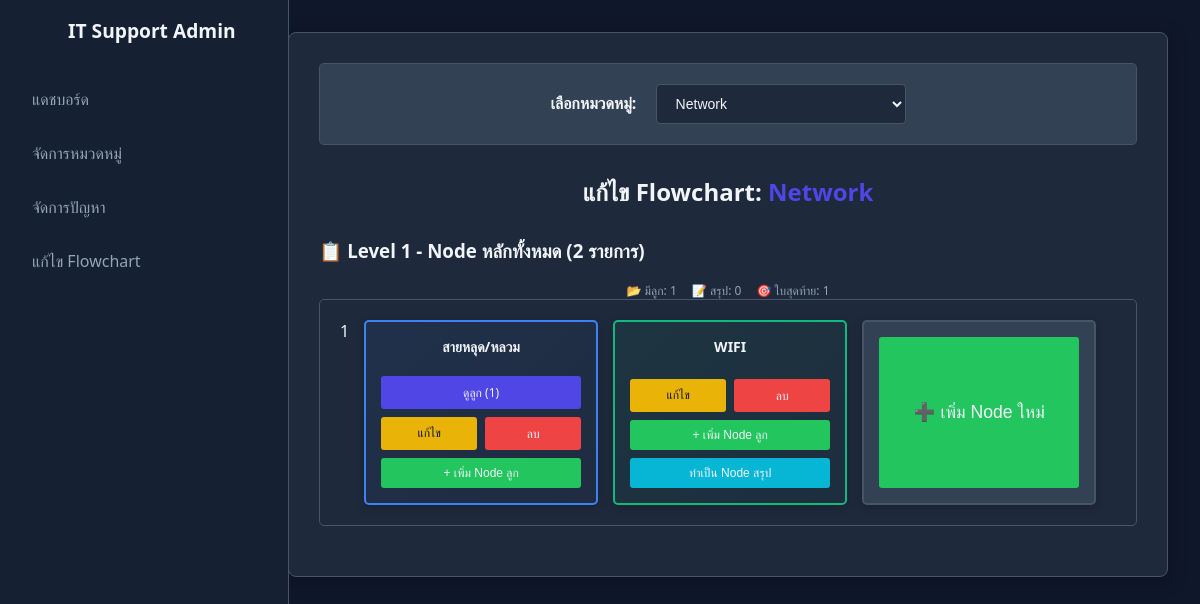
The app's page /admin/editor.php?title_id=1 with its own data.
### tables this page shows
CREATE TABLE `title_it` (
  `id` int(11) NOT NULL,
  `title` varchar(255) NOT NULL,
  `icon` text DEFAULT NULL,
  `color` varchar(32) DEFAULT NULL
);

CREATE TABLE `cause_it` (
  `id` int(11) NOT NULL,
  `title` varchar(255) NOT NULL,
  `text` text DEFAULT NULL,
  `image` text DEFAULT NULL,
  `type` enum('cause','question','solution','contact') NOT NULL,
  `title_id` int(11) NOT NULL,
  `parent_id` int(11) DEFAULT NULL
);

### admin/editor.php (the view, shortened to what this page needs)
<?php
require_once __DIR__ . '/../inc/db.php';
include_once __DIR__ . '/../inc/admin_header.php';
$titles = [];
$res = $db->query("SELECT id, title FROM title_it ORDER BY id ASC");
while ($row = $res->fetch_assoc()) $titles[] = $row;
$title_id = isset($_GET['title_id']) ? intval($_GET['title_id']) : 0;
$nodes = [];
if ($title_id) {
    $res = $db->query("SELECT * FROM cause_it WHERE title_id = $title_id ORDER BY id ASC");
    while ($row = $res->fetch_assoc()) $nodes[] = $row;
}
$conclusions = [];
if ($title_id) {
    $res = $db->query("SELECT c.* FROM conclusion c INNER JOIN cause_it n ON c.cause_id = n.id WHERE n.title_id = $title_id");
    while ($row = $res->fetch_assoc()) $conclusions[] = $row;
}
function get_child_nodes($nodes, $parent_id) {
    $children = [];
    foreach ($nodes as $n) {
        $node_parent_id = ($n['parent_id'] === null) ? 0 : (int)$n['parent_id'];
        if ($node_parent_id === (int)$parent_id) {
            $children[] = $n;
        }
    }
    return $children;
}
function get_conclusion($conclusions, $node_id) {
    return null;
}
?>
<div class="editor-container">
    <div class="editor-select-title">
        <form method="get">
            <label for="title_id" style="font-weight:bold;">เลือกหมวดหมู่:</label>
            <select name="title_id" id="title_id" onchange="this.form.submit()">
                <?php foreach($titles as $t): ?>
                    <option value="<?= $t['id'] ?>" <?= $title_id==$t['id']?'selected':'' ?>>
                        <?= htmlspecialchars($t['title']) ?>
                    </option>
                <?php endforeach; ?>
            </select>
        </form>
    </div>
    <?php if ($title_id): ?>
        <div class="editor-title">
            แก้ไข Flowchart: <span style="color:#4f46e5">
                <?= htmlspecialchars($titles[array_search($title_id, array_column($titles, 'id'))]['title']) ?>
            </span>
        </div>
        <?php
        $parent_colors = [
            '#3b82f6', '#10b981', '#f59e0b', '#ef4444', '#8b5cf6',
            '#06b6d4', '#84cc16', '#f97316', '#ec4899', '#6366f1'
        ];
        $root_nodes = get_child_nodes($nodes, 0);
        $display_levels = [];
        $display_levels[1] = [
            'nodes' => $root_nodes,
            'parent_id' => 0,
            'selected_node_id' => null
        ];
        ?>
        <?php foreach ($display_levels as $level_num => $level_data): ?>
            <?php if (!empty($level_data['nodes']) || $level_num == 1): ?>
                <div class="current-level-header">
                    <h3>
                        📋 Level <?= $level_num ?>
                        <?php if ($level_num == 1): ?>
                            - Node หลักทั้งหมด (<?= count($level_data['nodes']) ?> รายการ)
                        <?php endif; ?>
                    </h3>
                    <?php if (!empty($level_data['nodes'])): ?>
                        <div style="margin-top:8px;font-size:12px;color:#94a3b8;display:flex;justify-content:center;gap:15px;">
                            <?php
                            $has_children_count = 0;
                            $summary_count = 0;
                            foreach ($level_data['nodes'] as $node) {
                                if (!empty(get_child_nodes($nodes, $node['id']))) $has_children_count++;
                            }
                            ?>
                            <span>📂 มีลูก: <?= $has_children_count ?></span>
                            <span>📝 สรุป: <?= $summary_count ?></span>
                            <span>🎯 ใบสุดท้าย: <?= count($level_data['nodes']) - $has_children_count ?></span>
                        </div>
                    <?php endif; ?>
                </div>
                <div class="editor-level <?= $level_num == count($display_levels) ? 'current-display' : '' ?>">
                    <div class="editor-level-number"><?= $level_num ?></div>
                    <?php foreach ($level_data['nodes'] as $index => $node): ?>
                        <?php
                        $is_summary = get_conclusion($conclusions, $node['id']);
                        $node_color = $parent_colors[$index % count($parent_colors)];
                        $has_children = !empty(get_child_nodes($nodes, $node['id']));
                        $is_selected = ($node['id'] == $level_data['selected_node_id']);
                        ?>
                        <div class="editor-node<?= $is_summary !== null ? ' editor-node-summary' : '' ?><?= !$has_children ? ' no-children' : '' ?><?= $is_selected ? ' selected-node' : '' ?>"
                             style="border-color: <?= $node_color ?>; background: linear-gradient(135deg, <?= htmlspecialchars($node_color) ?>15, <?= htmlspecialchars($node_color) ?>08);">
                            <div class="editor-node-title"><?= htmlspecialchars($node['title']) ?></div>
                            <div class="editor-node-actions<?= $is_summary !== null ? ' has-summary' : '' ?>">
                                <?php if ($level_num == 1 && $has_children): ?>
                                    <a href="?title_id=<?= $title_id ?>&parent_id=<?= $node['id'] ?>"
                                       class="editor-btn editor-btn-view">
                                        ดูลูก (<?= count(get_child_nodes($nodes, $node['id'])) ?>)
                                    </a>
                                <?php endif; ?>
                                <button
                                    class="editor-btn editor-btn-edit edit-node-btn"
                                    data-node-id="<?= $node['id'] ?>"
                                    data-node-title="<?= htmlspecialchars($node['title']) ?>"
                                    data-node-description="<?= isset($node['description']) ? htmlspecialchars($node['description']) : '' ?>">
                                    แก้ไข
                                </button>
                                <a href="delete_node.php?id=<?= $node['id'] ?>" class="editor-btn editor-btn-del"
                                   onclick="return confirm('ลบ Node นี้?');">ลบ</a>
                                <button
                                    class="editor-btn editor-btn-add add-child-btn"
                                    data-parent-id="<?= $node['id'] ?>"
                                    data-parent-title="<?= htmlspecialchars($node['title']) ?>">
                                    + เพิ่ม Node ลูก
                                </button>
                                <?php if ($is_summary === null && !$has_children): ?>
                                    <button
                                        class="editor-btn editor-btn-summary add-summary-btn"
                                        data-node-id="<?= $node['id'] ?>"
                                        data-node-title="<?= htmlspecialchars($node['title']) ?>">
                                        ทำเป็น Node สรุป
                                    </button>
                                <?php endif; ?>
                            </div>
                        </div>
                    <?php endforeach; ?>
                    <?php if ($level_num == 1): ?>
                        <div class="editor-node add-node-button-container">
                            <button
                                class="editor-btn editor-btn-add add-child-btn"
                                data-parent-id="0"
                                data-parent-title="Level 1"
                                style="width: 100%; height: 100%; min-height: 120px; font-size: 1.1rem;">
                                ➕ เพิ่ม Node ใหม่
                            </button>
                        </div>
                    <?php endif; ?>
                </div>
            <?php endif; ?>
        <?php endforeach; ?>
    <?php endif; ?>
</div>
<?php include_once __DIR__ . '/../inc/footer.php'; ?>

### assets/css/admin.css (style rules this page uses)
:root { --bg-dark-primary: #0f172a; --bg-dark-secondary: #1e293b; --bg-dark-tertiary: #334155; --bg-dark-hover: #475569; --border-color: #475569; --text-light-primary: #f1f5f9; --text-light-secondary: #94a3b8; --accent-primary: #4f46e5; --accent-primary-hover: #4338ca; --success-color: #22c55e; --warning-color: #eab308; --danger-color: #ef4444; }
body { margin: 0; font-family: 'Segoe UI', -apple-system, BlinkMacSystemFont, 'Helvetica Neue', Arial, sans-serif; background-color: var(--bg-dark-primary); color: var(--text-light-primary); font-size: 16px; }
.editor-container { max-width: 1200px; margin: 0 auto; background: var(--bg-dark-secondary); border-radius: 8px; box-shadow: 0 4px 20px rgba(0,0,0,0.3); padding: 30px; border: 1px solid var(--border-color); }
.editor-select-title { text-align: center; margin-bottom: 30px; padding: 20px; background: var(--bg-dark-tertiary); border-radius: 5px; border: 1px solid var(--border-color); }
.editor-select-title label { font-weight: bold; color: var(--text-light-primary); margin-right: 15px; font-size: 16px; }
.editor-select-title select { padding: 10px 15px; font-size: 14px; border: 1px solid var(--border-color); border-radius: 4px; background: var(--bg-dark-secondary); color: var(--text-light-primary); min-width: 250px; }
.editor-title { text-align: center; font-size: 24px; font-weight: bold; margin-bottom: 30px; color: var(--text-light-primary); }
.editor-level { display: flex; gap: 15px; overflow-x: auto; padding: 20px; margin-bottom: 20px; background: var(--bg-dark-secondary); border-radius: 5px; border: 1px solid var(--border-color); min-height: 120px; align-items: stretch; }
.editor-node { background: var(--bg-dark-tertiary); border: 2px solid var(--border-color); border-radius: 5px; min-width: 200px; max-width: 250px; padding: 15px; box-shadow: 0 2px 10px rgba(0,0,0,0.2); display: flex; flex-direction: column; justify-content: space-between; transition: all 0.2s; }
.editor-node-title { font-weight: bold; font-size: 14px; text-align: center; color: var(--text-light-primary); margin-bottom: 10px; word-break: break-word; }
.editor-node-actions { display: grid; grid-template-columns: 1fr 1fr; gap: 8px; margin-top: 10px; }
.editor-btn { background: var(--bg-dark-hover); color: var(--text-light-primary); border: none; border-radius: 3px; padding: 8px 12px; cursor: pointer; font-size: 12px; text-decoration: none; text-align: center; transition: background-color 0.2s; }
.editor-btn-edit { background: var(--warning-color); color: var(--bg-dark-primary); }
.editor-btn-del { background: var(--danger-color); }
.editor-btn-add { background: var(--success-color); grid-column: 1 / -1; }
.editor-btn-summary { background: #06b6d4; grid-column: 1 / -1; }
.editor-btn-view { background: var(--accent-primary); grid-column: 1 / -1; }

### records on screen
title_it: title "Network"
cause_it: title "สายหลุด/หลวม", id "1"
cause_it: title "WIFI"

### other values on screen
$level_num "1"
count($level_data['nodes']) "2"
$has_children_count "1"
$summary_count "0"
count($level_data['nodes']) - $has_children_count "1"
form field title_id "Network"
